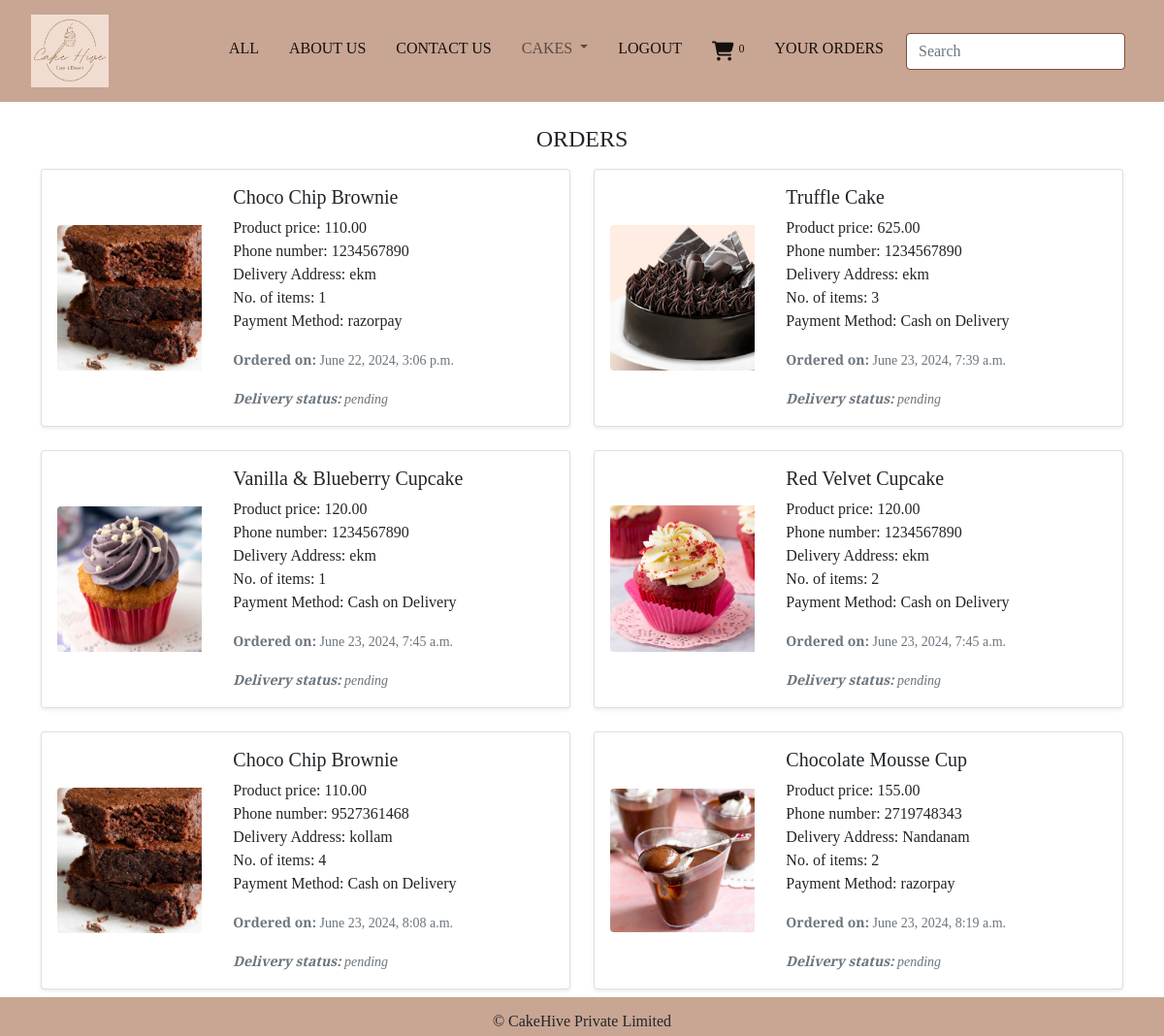
/cart/orderview (signed in), run on the app's committed database.
### cart/models.py (models this page shows, shortened)
class Orders(models.Model):
    id = models.AutoField(primary_key=True)
    user = models.ForeignKey(User, on_delete=models.CASCADE)
    cake = models.ForeignKey(Cake, on_delete=models.CASCADE, null=True, blank=True)
    no_of_items = models.IntegerField(default=1)
    order_date = models.DateTimeField(auto_now_add=True)
    price = models.DecimalField(max_digits=10, decimal_places=2, default=0.00)
    address = models.TextField()
    phone = models.BigIntegerField()
    payment_method = models.CharField(max_length=50)
    order_status = models.CharField(max_length=30, default="pending")
    delivery_status = models.CharField(max_length=30, default="pending")
    razorpay_payment_id = models.CharField(max_length=100, blank=True, null=True)
    notes = models.TextField(blank=True, null=True)
    user_entry_date = models.DateField(null=True, blank=True)
    paid=models.BooleanField(default=False)

### cakes/models.py (models this page shows, shortened)
class Cake(models.Model):
    name = models.CharField(max_length=60)
    image = models.ImageField(upload_to='cakes', null=True, blank=True)
    desc = models.TextField()
    weight = models.FloatField(default=0.0)
    price = models.DecimalField(max_digits=10, decimal_places=2, default=0.00)
    available = models.BooleanField(default=True)
    user_entry_date = models.DateField(null=True, blank=True)  # Field for users to enter a date
    user_notes = models.TextField(null=True, blank=True)
    created = models.DateTimeField(auto_now_add=True)
    updated = models.DateTimeField(auto_now=True)
    category = models.ForeignKey(CakeCategory, on_delete=models.CASCADE, related_name='cakes')

### cart/views.py (the view)
# urls.py: path('orderview', views.orderview, name="orderview"),
def orderview(request):
    u = request.user
    o = Orders.objects.filter(user=u)
    return render(request,'orderview.html',{'order':o,'u':u.username})

### cakes/context_processors.py (called while the page is built)
def links(request):
    c=CakeCategory.objects.all()
    return { 'links':c }

### cart/context_processors.py (called while the page is built)
def total(request):
    count=0
    if request.user.is_authenticated:
        u=request.user
        try:
            c=Cart.objects.filter(user=u)
            for i in c:
                count=count+i.quantity
        except:
            count=0
    return{'count':count}

### templates/orderview.html
{% extends 'base.html' %}
{% load static %}
{% block content %}
<div class="container mt-4 mb-5">
    {% if order %}
        <h4 class="text-center mb-3">ORDERS</h4>
        <div class="row row-cols-1 row-cols-md-2 g-4">
            {% for i in order %}
                <div class="col">
                    <div class="card h-100 shadow-sm">
                        <div class="row g-0">
                            <div class="col-md-4 d-flex justify-content-center align-items-center p-3">
                                <img src="{{ i.cake.image.url }}" class="img-fluid rounded-start" alt="{{ i.cake.name }}" style="max-width: 100%; height: auto;">
                            </div>
                            <div class="col-md-8">
                                <div class="card-body">
                                    <h5 class="card-title">{{ i.cake.name }}</h5>
                                     <p class="card-text">
                                        Product price: {{ i.cake.price }}<br>
                                        Phone number: {{ i.phone }}<br>
                                        Delivery Address: {{ i.address }}<br>
                                        No. of items: {{ i.no_of_items }}<br>
                                        Payment Method: {{ i.payment_method }}<br>
                                    </p>
                                    <p class="card-text text-secondary"><small><strong>Ordered on:</strong> {{ i.order_date }}</small></p>
                                    <p class="card-text text-secondary"><small class="fst-italic"><strong>Delivery status:</strong> {{ i.delivery_status }}</small></p>
                                </div>
                            </div>
                        </div>
                    </div>
                </div>
            {% endfor %}
        </div>
    {% else %}
        <div class="row justify-content-center">
            <div class="col-md-6 text-center">
                <h3>No orders placed</h3>
            </div>
        </div>
    {% endif %}
</div>
{% endblock %}

### static/css/style.css (style rules this page uses)
body { font-family: "Spectral", serif; font-weight: 400; font-style: normal; }

### data on the page
Orders: cake.image (picture), cake.name "Choco Chip Brownie", cake.price "110.00", phone "1234567890", address "ekm", no_of_items "1", payment_method "razorpay", order_date "June 22, 2024, 3:06 p.m.", delivery_status "pending"
Orders: cake.image (picture), cake.name "Truffle Cake", cake.price "625.00", phone "1234567890", address "ekm", no_of_items "3", payment_method "Cash on Delivery", order_date "June 23, 2024, 7:39 a.m.", delivery_status "pending"
Orders: cake.image (picture), cake.name "Vanilla & Blueberry Cupcake", cake.price "120.00", phone "1234567890", address "ekm", no_of_items "1", payment_method "Cash on Delivery", order_date "June 23, 2024, 7:45 a.m.", delivery_status "pending"
Orders: cake.image (picture), cake.name "Red Velvet Cupcake", cake.price "120.00", phone "1234567890", address "ekm", no_of_items "2", payment_method "Cash on Delivery", order_date "June 23, 2024, 7:45 a.m.", delivery_status "pending"
Orders: cake.image (picture), cake.name "Choco Chip Brownie", cake.price "110.00", phone "9527361468", address "kollam", no_of_items "4", payment_method "Cash on Delivery", order_date "June 23, 2024, 8:08 a.m.", delivery_status "pending"
Orders: cake.image (picture), cake.name "Chocolate Mousse Cup", cake.price "155.00", phone "2719748343", address "Nandanam", no_of_items "2", payment_method "razorpay", order_date "June 23, 2024, 8:19 a.m.", delivery_status "pending"

### other printed values
{{ count }} "0"
